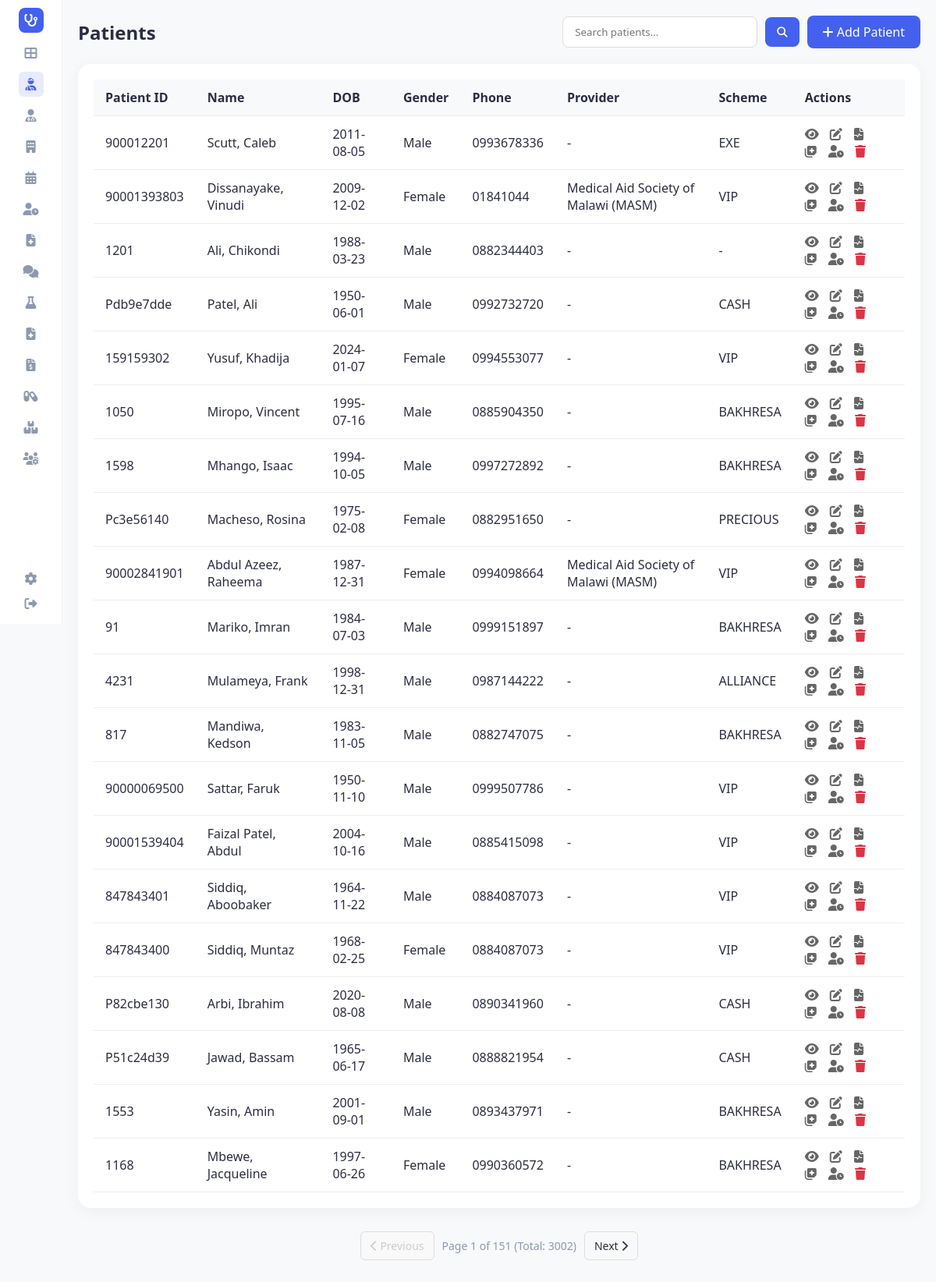
Screenshot of /patients (signed in) with the database file from the repository.
### tables this page shows
CREATE TABLE patients (
                patient_id TEXT PRIMARY KEY,
                first_name TEXT,
                last_name TEXT,
                date_of_birth TEXT,
                gender TEXT,
                phone TEXT,
                email TEXT,
                address TEXT,
                emergency_contact TEXT,
                blood_group TEXT,
                medical_history TEXT,
                created_date TEXT,
                scheme_provider TEXT,
                scheme_type TEXT
            );

### app.py (the view)
@app.route('/patients')
def patients():
    search_term = request.args.get('search', '')
    page = request.args.get('page', 1, type=int)
    per_page = 20
    if search_term:
        all_results = hms.search_patients(search_term)
        total_count = len(all_results)
        patients_slice, total_pages = paginate_list(all_results, page, per_page)
    else:
        total_count = hms.get_patients_count()
        patients_slice = hms.get_patients_paginated(page, per_page)
        total_pages = math.ceil(total_count / per_page)
    return render_template('patients.html',
                           patients=patients_slice,
                           active_page='patients',
                           search_term=search_term,
                           page=page,
                           total_pages=total_pages,
                           total_count=total_count)

### app.py (called while the page is built)
@app.before_request
def require_login():
    allowed_routes = ['login', 'register', 'static']
    if request.endpoint not in allowed_routes and 'user_id' not in session:
        return redirect(url_for('login'))

@app.context_processor
def inject_user():
    username = session.get('username')
    role = session.get('role')
    unread = 0
    if username:
        unread = hms.get_unread_count(username, role)
    return dict(current_user=username, current_role=role, unread_messages_count=unread, hms=hms)

### database/db_manager.py (called while the page is built)
    def get_connection(self):
        conn = sqlite3.connect(self.db_file)
        conn.row_factory = sqlite3.Row
        return conn

    def _row_to_obj(self, cls: Type[T], row: sqlite3.Row) -> T:
        d = dict(row)
        for field in fields(cls):
            if field.type in (dict, Dict[str, Any], list, List[Any]) and d.get(field.name):
                try:
                    d[field.name] = json.loads(d[field.name])
                except:
                    pass
            elif field.type == bool and field.name in d:
                d[field.name] = bool(d[field.name])
        allowed = {f.name for f in fields(cls)}
        filtered = {k: v for k, v in d.items() if k in allowed}
        return cls(**filtered)

    def get_all(self, cls: Type[T], table: str, limit: int = 100, offset: int = 0, order_by: str = None) -> List[T]:
        try:
            order_clause = f"ORDER BY {order_by}" if order_by else ""
            conn = self.get_connection()
            cursor = conn.cursor()
            cursor.execute(f"SELECT * FROM {table} {order_clause} LIMIT ? OFFSET ?", (limit, offset))
            rows = cursor.fetchall()
            conn.close()
            return [self._row_to_obj(cls, row) for row in rows]
        except Exception as e:
            print(f"Error getting from {table}: {e}")
            return []

    def count(self, table: str) -> int:
        try:
            conn = self.get_connection()
            cursor = conn.cursor()
            cursor.execute(f"SELECT COUNT(*) FROM {table}")
            count = cursor.fetchone()[0]
            conn.close()
            return count
        except Exception as e:
            print(f"Error counting {table}: {e}")
            return 0

### main.py (called while the page is built)
    def get_patients_paginated(self, page: int = 1, per_page: int = 20) -> List[Patient]:
        return self.db.get_all(Patient, 'patients', limit=per_page, offset=(page-1)*per_page, order_by='rowid DESC')

### templates/patients.html (shortened to what this page needs)
<!DOCTYPE html>
<html lang="en">
<head>
    <link rel="stylesheet" href="{{ url_for('static', filename='style.css') }}">
    <link rel="stylesheet" href="https://cdnjs.cloudflare.com/ajax/libs/font-awesome/6.4.0/css/all.min.css">
</head>
<body>
    <div class="container">
        {% include 'sidebar.html' %}
        <main class="main-content">
            <div class="header-actions">
                <h2>Patients</h2>
                <div style="display: flex; gap: 10px;">
                    <form action="{{ url_for('patients') }}" method="get" class="search-form" style="display: flex; align-items: center; gap: 10px;">
                        <input type="text" name="search" placeholder="Search patients..." value="{{ search_term if search_term else '' }}" style="padding: 10px 15px; border: 1px solid #ddd; border-radius: 8px; outline: none; width: 250px;">
                        <button type="submit" style="background-color: #4361ee; color: white; border: none; padding: 10px 15px; border-radius: 8px; cursor: pointer;"><i class="fas fa-search"></i></button>
                    </form>
                    <a href="{{ url_for('add_patient') }}" class="btn-add"><i class="fas fa-plus"></i> Add Patient</a>
                </div>
            </div>
            <div class="table-container">
                <table>
                    <thead>
                        <tr>
                            <th>Patient ID</th>
                            <th>Name</th>
                            <th>DOB</th>
                            <th>Gender</th>
                            <th>Phone</th>
                            <th>Provider</th>
                            <th>Scheme</th>
                            <th>Actions</th>
                        </tr>
                    </thead>
                    <tbody>
                        {% for patient in patients %}
                        <tr ondblclick="window.location.href='{{ url_for('patient_details', patient_id=patient.patient_id) }}'" style="cursor: pointer;" title="Double click to view details">
                            <td>{{ patient.patient_id }}</td>
                            <td>{{ patient.last_name }}, {{ patient.first_name }}</td>
                            <td>{{ patient.date_of_birth }}</td>
                            <td>{{ patient.gender }}</td>
                            <td>{{ patient.phone }}</td>
                            <td>{{ patient.scheme_provider or '-' }}</td>
                            <td>{{ patient.scheme_type or '-' }}</td>
                            <td class="actions">
                                <a href="{{ url_for('patient_details', patient_id=patient.patient_id) }}" title="View"><i class="fas fa-eye"></i></a>
                                <a href="{{ url_for('edit_patient', patient_id=patient.patient_id) }}" title="Edit"><i class="fas fa-edit"></i></a>
                                <a href="{{ url_for('view_medical_records', patient_id=patient.patient_id) }}" title="View All Records"><i class="fas fa-file-medical-alt"></i></a>
                                <a href="{{ url_for('add_medical_record', patient_id=patient.patient_id) }}" title="Create Medical Record"><i class="fas fa-notes-medical"></i></a>
                                <a href="{{ url_for('add_to_queue', patient_id=patient.patient_id) }}" title="Add to Queue"><i class="fas fa-user-clock"></i></a>
                                <a href="{{ url_for('delete_patient', patient_id=patient.patient_id) }}" class="delete" title="Delete" onclick="return confirm('Are you sure you want to delete this patient?')"><i class="fas fa-trash"></i></a>
                            </td>
                        </tr>
                        {% endfor %}
                    </tbody>
                </table>
            </div>
            {% if total_pages > 1 %}
            <div class="pagination">
                <a href="{{ url_for('patients', page=page-1, search=search_term) }}" class="pagination-btn {{ 'disabled' if page == 1 else '' }}">
                    <i class="fas fa-chevron-left"></i> Previous
                </a>
                <div class="pagination-info">
                    Page {{ page }} of {{ total_pages }} (Total: {{ total_count }})
                </div>
                <a href="{{ url_for('patients', page=page+1, search=search_term) }}" class="pagination-btn {{ 'disabled' if page == total_pages else '' }}">
                    Next <i class="fas fa-chevron-right"></i>
                </a>
            </div>
            {% endif %}
        </main>
    </div>
</body>
</html>

### static/style.css (style rules this page uses)
:root { --primary-color: #4361ee; --secondary-color: #3f37c9; --success-color: #4cc9f0; --warning-color: #f72585; --text-dark: #2b2d42; --text-light: #8d99ae; --bg-light: #f8f9fa; --white: #ffffff; --sidebar-width: 80px; --border-radius: 16px; --shadow: 0 4px 20px rgba(0, 0, 0, 0.05); }
* { margin: 0; padding: 0; box-sizing: border-box; font-family: 'Segoe UI', Tahoma, Geneva, Verdana, sans-serif; }
body { background-color: var(--bg-light); color: var(--text-dark); min-height: 100vh; margin: 0; }
.container { display: flex !important; min-height: 100vh !important; height: auto !important; overflow: visible !important; }
.main-content { flex: 1 !important; padding: 20px !important; display: flex; flex-direction: column; min-width: 0; }
.pagination { display: flex; justify-content: center; align-items: center; gap: 10px; margin-top: 20px; padding: 10px; }
.pagination-btn { padding: 8px 12px; border: 1px solid #ddd; border-radius: 6px; text-decoration: none; color: var(--text-dark); transition: all 0.2s; font-size: 14px; }
.pagination-btn.disabled { color: #ccc; pointer-events: none; background-color: #f9f9f9; }
.pagination-info { font-size: 14px; color: var(--text-light); }

### templates/patients.html (style rules this page uses)
.table-container { background-color: white; padding: 20px; border-radius: 16px; box-shadow: 0 4px 20px rgba(0, 0, 0, 0.05); }
.header-actions { display: flex; justify-content: space-between; align-items: center; margin-bottom: 20px; }
.btn-add { background-color: #4361ee; color: white; padding: 10px 20px; text-decoration: none; border-radius: 8px; font-weight: 500; }
table { width: 100%; border-collapse: collapse; }
th, td { padding: 12px 15px; text-align: left; border-bottom: 1px solid #eee; }
th { background-color: #f8f9fa; font-weight: 600; }
.actions a { margin-right: 10px; color: #666; text-decoration: none; }
.actions a.delete { color: #dc3545; }

### rows the page displays
patients: patient_id "900012201", last_name "Scutt", first_name "Caleb", date_of_birth "2011-08-05", gender "Male", phone "0993678336", scheme_provider "-", scheme_type "EXE"
patients: patient_id "90001393803", last_name "Dissanayake", first_name "Vinudi", date_of_birth "2009-12-02", gender "Female", phone "01841044", scheme_provider "Medical Aid Society of Malawi (MASM)", scheme_type "VIP"
patients: patient_id "1201", last_name "Ali", first_name "Chikondi", date_of_birth "1988-03-23", gender "Male", phone "0882344403", scheme_provider "-", scheme_type "-"
patients: patient_id "Pdb9e7dde", last_name "Patel", first_name "Ali", date_of_birth "1950-06-01", gender "Male", phone "0992732720", scheme_provider "-", scheme_type "CASH"
patients: patient_id "159159302", last_name "Yusuf", first_name "Khadija", date_of_birth "2024-01-07", gender "Female", phone "0994553077", scheme_provider "-", scheme_type "VIP"
patients: patient_id "1050", last_name "Miropo", first_name "Vincent", date_of_birth "1995-07-16", gender "Male", phone "0885904350", scheme_provider "-", scheme_type "BAKHRESA"
patients: patient_id "1598", last_name "Mhango", first_name "Isaac", date_of_birth "1994-10-05", gender "Male", phone "0997272892", scheme_provider "-", scheme_type "BAKHRESA"
patients: patient_id "Pc3e56140", last_name "Macheso", first_name "Rosina", date_of_birth "1975-02-08", gender "Female", phone "0882951650", scheme_provider "-", scheme_type "PRECIOUS"
patients: patient_id "90002841901", last_name "Abdul Azeez", first_name "Raheema", date_of_birth "1987-12-31", gender "Female", phone "0994098664", scheme_provider "Medical Aid Society of Malawi (MASM)", scheme_type "VIP"
patients: patient_id "91", last_name "Mariko", first_name "Imran", date_of_birth "1984-07-03", gender "Male", phone "0999151897", scheme_provider "-", scheme_type "BAKHRESA"
patients: patient_id "4231", last_name "Mulameya", first_name "Frank", date_of_birth "1998-12-31", gender "Male", phone "0987144222", scheme_provider "-", scheme_type "ALLIANCE"
patients: patient_id "817", last_name "Mandiwa", first_name "Kedson", date_of_birth "1983-11-05", gender "Male", phone "0882747075", scheme_provider "-", scheme_type "BAKHRESA"
patients: patient_id "90000069500", last_name "Sattar", first_name "Faruk", date_of_birth "1950-11-10", gender "Male", phone "0999507786", scheme_provider "-", scheme_type "VIP"
patients: patient_id "90001539404", last_name "Faizal Patel", first_name "Abdul", date_of_birth "2004-10-16", gender "Male", phone "0885415098", scheme_provider "-", scheme_type "VIP"
patients: patient_id "847843401", last_name "Siddiq", first_name "Aboobaker", date_of_birth "1964-11-22", gender "Male", phone "0884087073", scheme_provider "-", scheme_type "VIP"
patients: patient_id "847843400", last_name "Siddiq", first_name "Muntaz", date_of_birth "1968-02-25", gender "Female", phone "0884087073", scheme_provider "-", scheme_type "VIP"
patients: patient_id "P82cbe130", last_name "Arbi", first_name "Ibrahim", date_of_birth "2020-08-08", gender "Male", phone "0890341960", scheme_provider "-", scheme_type "CASH"
patients: patient_id "P51c24d39", last_name "Jawad", first_name "Bassam", date_of_birth "1965-06-17", gender "Male", phone "0888821954", scheme_provider "-", scheme_type "CASH"
patients: patient_id "1553", last_name "Yasin", first_name "Amin", date_of_birth "2001-09-01", gender "Male", phone "0893437971", scheme_provider "-", scheme_type "BAKHRESA"
patients: patient_id "1168", last_name "Mbewe", first_name "Jacqueline", date_of_birth "1997-06-26", gender "Female", phone "0990360572", scheme_provider "-", scheme_type "BAKHRESA"

### other values shown
{{ page }} "1"
{{ total_pages }} "151"
{{ total_count }} "3002"
